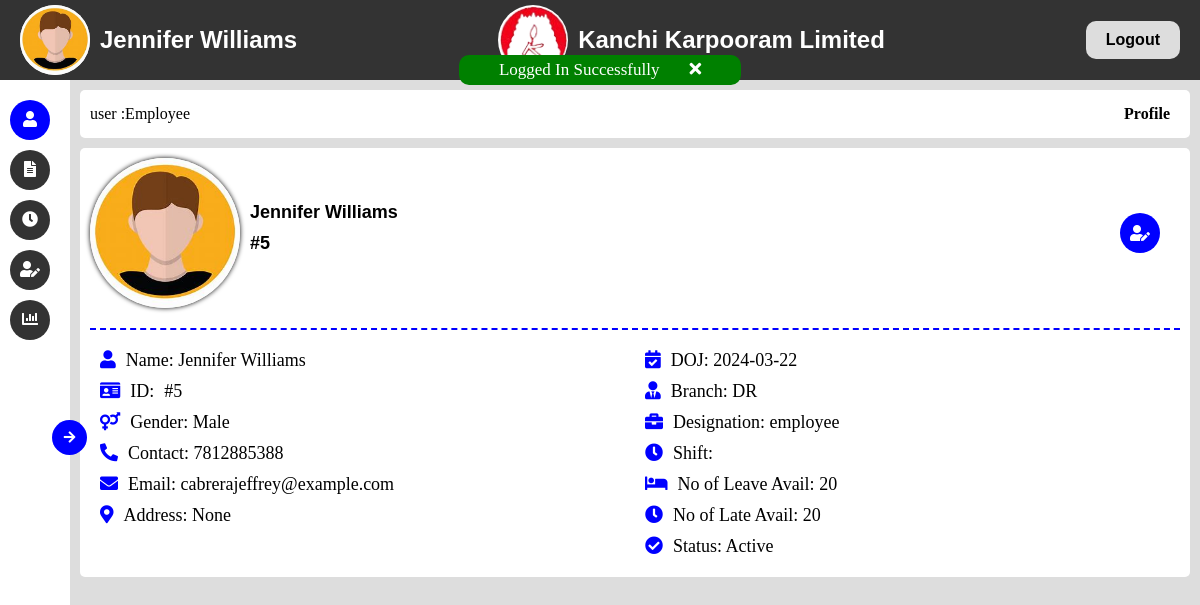
/user_dashboard (signed in), run on the app's committed database.
### app/models.py (models this page shows)
class Emp_login(db.Model, UserMixin):
    id = db.Column(db.Integer, primary_key=True)
    date = db.Column(db.DateTime(timezone=True), default=current_time)
    email = db.Column(db.String(150))
    name = db.Column(db.String(150), nullable=False)
    password = db.Column(db.String(150))
    emp_id = db.Column(db.Integer)
    aadhar = db.Column(db.String(150),unique=True)
    branch=db.Column(db.String(150),default='KKL')  # DR, FT, KKL
    phoneNumber=db.Column(db.Integer)   #newly added
    role =db.Column(db.String(150), nullable=False)
    designation =db.Column(db.String(150), nullable=False)
    late_balance = db.Column(db.Integer, default=20)
    leave_balance = db.Column(db.Integer, default=20)
    address = db.Column(db.String(150))
    gender = db.Column(db.String(150))
    attendances = db.relationship('Attendance', back_populates='employee', cascade='all, delete-orphan')
    freezed_account =db.Column(db.Boolean(150),default=False)

### app/views.py (the view)
@views.route("/user_dashboard",methods=['POST','GET'])
def user_dashboard():
    if current_user.role=="admin":
        return redirect(url_for('auth.logout'))
    else:#emp_id=sess
        emp_id = current_user.emp_id
        user = Emp_login.query.filter_by(emp_id=emp_id).first()
        date = (user.date).strftime("%Y-%m-%d")
        attendance_details={
            'absent':0,
            'present':0,
            'half_day':0,
            'communicated':0,
            'wrong_shift':0,
            'week_off':0,
            'c_off':0,
            'wop':0
        }
        attendance_details['present']=Attendance.query.filter(Attendance.emp_id==emp_id,Attendance.attendance=='Present').count()
        attendance_details['absent']=Attendance.query.filter(Attendance.emp_id==emp_id,Attendance.attendance=='Absent').count()
        attendance_details['half_day']=Attendance.query.filter(Attendance.emp_id==emp_id,Attendance.attendance=='Half day').count()
        attendance_details['communicated']=Attendance.query.filter(Attendance.emp_id==emp_id,Attendance.attendance=='Leave').count()
        attendance_details['wrong_shift']=Attendance.query.filter(Attendance.emp_id==emp_id,Attendance.attendance=='Wrong Shift').count()
        attendance_details['week_off']=Attendance.query.filter(Attendance.emp_id==emp_id,Attendance.attendance=='Week Off').count()
        attendance_details['c_off']=Attendance.query.filter(Attendance.emp_id==emp_id,Attendance.attendance=='C off').count()
        attendance_details['wop']=Attendance.query.filter(Attendance.emp_id==emp_id,Attendance.attendance=='wop').count()
        print(attendance_details)
        late_det=False
        leave_det=False
        late_det=late.query.filter_by(emp_id=emp_id).all()
        leave_det=leave.query.filter_by(emp_id=emp_id).all()
    return render_template("emp_dashboard.html",user=user,date=date,attendance_details=attendance_details,late=late_det,leave=leave_det)

### app/templates/emp_dashboard.html (shortened to what this page needs)
<!DOCTYPE html>
<html lang="en">
  <head>
    <link rel="stylesheet" href="static/css/employee.css" />
    <link
      rel="stylesheet"
      href="https://cdnjs.cloudflare.com/ajax/libs/font-awesome/5.15.4/css/all.min.css"
    />
  </head>
  <body>
    <div class="flash-div">
    {% if 'flash_message' in session %}
      <div id="flash-message" class="flash-message {{session['flash_message'][1]}}">
        <p>{{ session['flash_message'][0] }}</p>
        <div id="delete-message-btn" class="flash-close">
          <i class="fas fa-times"></i>
        </div>
      </div>
      {% endif %}
    </div>
    <div class="employee_page">
      <nav class="nav_bar">
        <div class="profile">
          <div class="profile_image">
            {% if user.gender=='Male' %}
            <img src="../static/img/male.jpeg" alt="" />
            {% else %}
            <img src="../static/img/female.jpeg" alt="" />
            {% endif %}
          </div>
          <h1 class="username">{{user.name}}</h1>
        </div>
        <div class="brand_name">
          <div class="brand_logo">
            <img src="../static/img/logomain.png" alt="" />
          </div>
          <h1 class="brand_name">Kanchi Karpooram Limited</h1>
        </div>
        <a href="/logout" class="logout">Logout</a>
      </nav>
      <aside class="sidemenu">
        <button class="toggle_sidemenu">
          <i class="open_icon fas fa-arrow-right"></i>
        </button>
        <ul class="menu_options">
          <li class="menu click profile_menu active" index="0">
            <div class="icon"><i class="fas fa-user"></i></div>
          </li>
          <li class="menu click leave" index="1">
            <div class="icon"><i class="fas fa-file-alt"></i></div>
          </li>
          <li class="menu click late" index="2">
            <div class="icon"><i class="fas fa-clock"></i></div>
          </li>
          <li class="menu click edit" index="3">
            <div class="icon"><i class="fas fa-user-edit"></i></div>
          </li>
          <li class="menu click analysis" index="4">
            <div class="icon"><i class="fas fa-chart-bar"></i></div>
          </li>
        </ul>
      </aside>
      <main class="main active">
        <header class="header">
          <div class="user">
            user :
            <div class="tag">Employee</div>
          </div>
          <div class="current_path">
            <div class="current_path_name">
              <span class="" index="0">Profile</span>
            </div>
          </div>
        </header>
        <section
          class="section profile_section"
          index="0"
          style="display: block"
        >
          <div class="section_header">
            <div class="user_profile">
              <div class="profile_image_display">
                {% if user.gender=='Male' %}
                <img src="../static/img/male.jpeg" alt="" />
                {% else %}
                <img src="../static/img/female.jpeg" alt="" />
                {% endif %}
              </div>
              <ul class="basic_details">
                <li class="detail">{{user.name}}</li>
                <li class="detail">#{{user.emp_id}}</li>
              </ul>
            </div>
            <div class="actions">
              <div class="click btn_action" index="3">
                <i class="fas fa-user-edit"></i>
              </div>
            </div>
          </div>
          <div class="section_body">
            <ul class="personal_details">
              <li class="detail_display">
                <div class="detail_icon"><i class="fas fa-user"></i></div>
                Name: {{user.name}}
              </li>
              <li class="detail_display">
                <div class="detail_icon"><i class="fas fa-id-card"></i></div>
                ID: <span class="uid"> #{{user.emp_id}}</span>
              </li>
              <li class="detail_display">
                <div class="detail_icon"><i class="fas fa-venus-mars"></i></div>
                Gender: {{user.gender}}
              </li>
              <li class="detail_display">
                <div class="detail_icon"><i class="fas fa-phone-alt"></i></div>
                Contact: {{user.phoneNumber}}
              </li>
              <li class="detail_display">
                <div class="detail_icon"><i class="fas fa-envelope"></i></div>
                Email: {{user.email}}
              </li>
              <li class="detail_display">
                <div class="detail_icon">
                  <i class="fas fa-map-marker-alt"></i>
                </div>
                Address: {{user.address}}
              </li>
            </ul>
            <ul class="personal_details">
              <li class="detail_display">
                <div class="detail_icon">
                  <i class="fas fa-calendar-check"></i>
                </div>
                DOJ: {{date}}
              </li>
              <li class="detail_display">
                <div class="detail_icon"><i class="fas fa-user-tie"></i></div>
                Branch: {{user.branch}}
              </li>
              <li class="detail_display">
                <div class="detail_icon"><i class="fas fa-briefcase"></i></div>
                Designation: {{user.role}}
              </li>
              <li class="detail_display">
                <div class="detail_icon"><i class="fas fa-clock"></i></div>
                Shift: {{user.shift}}
              </li>
              <li class="detail_display">
                <div class="detail_icon"><i class="fas fa-bed"></i></div>
                No of Leave Avail: {{user.leave_balance}}
              </li>
              <li class="detail_display">
                <div class="detail_icon"><i class="fas fa-clock"></i></div>
                No of Late Avail: {{user.late_balance}}
              </li>
              <li class="detail_display">
                <div class="detail_icon">
                  <i class="fas fa-check-circle"></i>
                </div>
                Status: {% if user.freezed_account==False %} Active {%
                else %} Freezed {% endif %}
              </li>
            </ul>
          </div>
        </section>
      </main>
    </div>
  </body>
</html>

### app/static/css/employee.css (style rules this page uses)
* { margin: 0; padding: 0; box-sizing: border-box; list-style: none; text-decoration: none; }
.flash-div { width: 100vw; display: flex; align-items: center; justify-content: center; }
.flash-message { width: auto; border-radius: 10px; height: 30px; position: fixed; top: 55px; z-index: 1000; background-color: #000; display: flex; transition: .3s; animation: .3s flash; justify-content: center; align-items: center; font-size: 17px; gap: 30px; color: white; padding: 7px 40px; }
.flash-message.success { background-color: #008000; }
img { max-width: 100%; max-height: 100%; }
.employee_page { min-height: 100vh; max-width: 100vw; overflow: hidden; background: #ddd; }
.nav_bar { position: fixed; top: 0; left: 0; width: 100%; height: 80px; background: #333333; display: flex; align-items: center; justify-content: space-between; padding: 5px; }
.profile, .brand_name { display: flex; align-items: center; gap: 10px; }
.profile { margin-left: 15px; }
.profile_image, .brand_logo { width: 70px; height: 70px; border-radius: 50%; background: #fff; display: flex; align-items: center; justify-content: center; overflow: hidden; }
.profile_image img, .brand_logo img { width: 100%; height: 100%; }
.username, .brand_name { font-family: sans-serif; color: #fff; }
.logout { padding: 10px 20px; margin-right: 15px; background: #ddd; border-radius: 10px; cursor: pointer; color: #000; font-weight: 700; font-family: sans-serif; }
.sidemenu { position: fixed; background: #fff; height: calc(100vh - 80px); top: 80px; left: 0; width: 70px; transition: all 0.3s; z-index: 10; }
.toggle_sidemenu { position: absolute; right: -17px; top: 50%; transform: translateY(-20px); cursor: pointer; width: 35px; height: 35px; background: blue; color: #fff; border: none; border-radius: 50%; display: flex; align-items: center; justify-content: center; }
.toggle_sidemenu .open_icon { display: inline-block; }
.menu_options { width: 100%; padding: 10px; display: flex; flex-direction: column; gap: 10px; margin-top: 10px; }
.menu { height: 40px; display: flex; align-items: center; gap: 12px; text-wrap: nowrap; white-space: nowrap; padding: 10px; border-radius: 4px; overflow: hidden; background: #333333; color: #fff; border-radius: 40px; cursor: pointer; transition: all 0.3s; }
.sidemenu .menu { width: 40px; justify-content: center; }
.menu.active { background: #0000ff; }
.main { position: fixed; width: calc(100vw - 200px); max-height: calc(100vh - 80px); top: 80px; left: 200px; padding: 10px; transition: all 0.3s; overflow-y: scroll; }
.main.active { width: calc(100vw - 70px); left: 70px; }
.header { width: 100%; padding: 15px 10px; background: #fff; display: flex; align-items: center; justify-content: space-between; gap: 20px; border-radius: 5px; }
.user, .current_path { display: flex; align-items: center; margin-right: 10px; }
.section { margin-top: 10px; display: block; width: 100%; background: #fff; padding: 10px; border-radius: 5px; min-height: 100%; }
.section_header { display: flex; align-items: center; justify-content: space-between; }
.user_profile { display: flex; align-items: center; width: 100%; gap: 10px; }
.profile_image_display { width: 150px; height: 150px; border-radius: 50%; overflow: hidden; box-shadow: 0px 0px 5px; }
.profile_image_display img { width: 100%; height: 100%; }
.basic_details { display: flex; flex-direction: column; gap: 10px; }
.detail { font-weight: 900; font-family: sans-serif; font-size: 18px; }
.btn_action { margin-right: 20px; width: 40px; height: 40px; border-radius: 50%; background: #0000ff; color: #fff; display: flex; align-items: center; justify-content: center; cursor: pointer; }
.section_body { width: 100%; border-top: 2px dashed blue; margin-top: 20px; display: flex; }
.personal_details { display: flex; width:-webkit-fill-available; flex-direction: column; gap: 10px; padding: 10px; max-width: 50%; margin-top: 10px; min-width: 200px; }
.detail_display { display: flex; align-items: center; gap: 10px; }
.detail_display { font-size: 18px; }
.detail_icon { color: #0000ff; }
.current_path_name { text-transform: capitalize; font-weight: bold; font-family: sa; }

### data on the page
Emp_login: name "Jennifer Williams", emp_id "5", gender "Male", phoneNumber "7812885388", email "cabrerajeffrey@example.com", address "None", branch "DR", role "employee", leave_balance "20", late_balance "20"

### other printed values
{{ session['flash_message'][0] }} "Logged In Successfully"
{{ date }} "2024-03-22"
